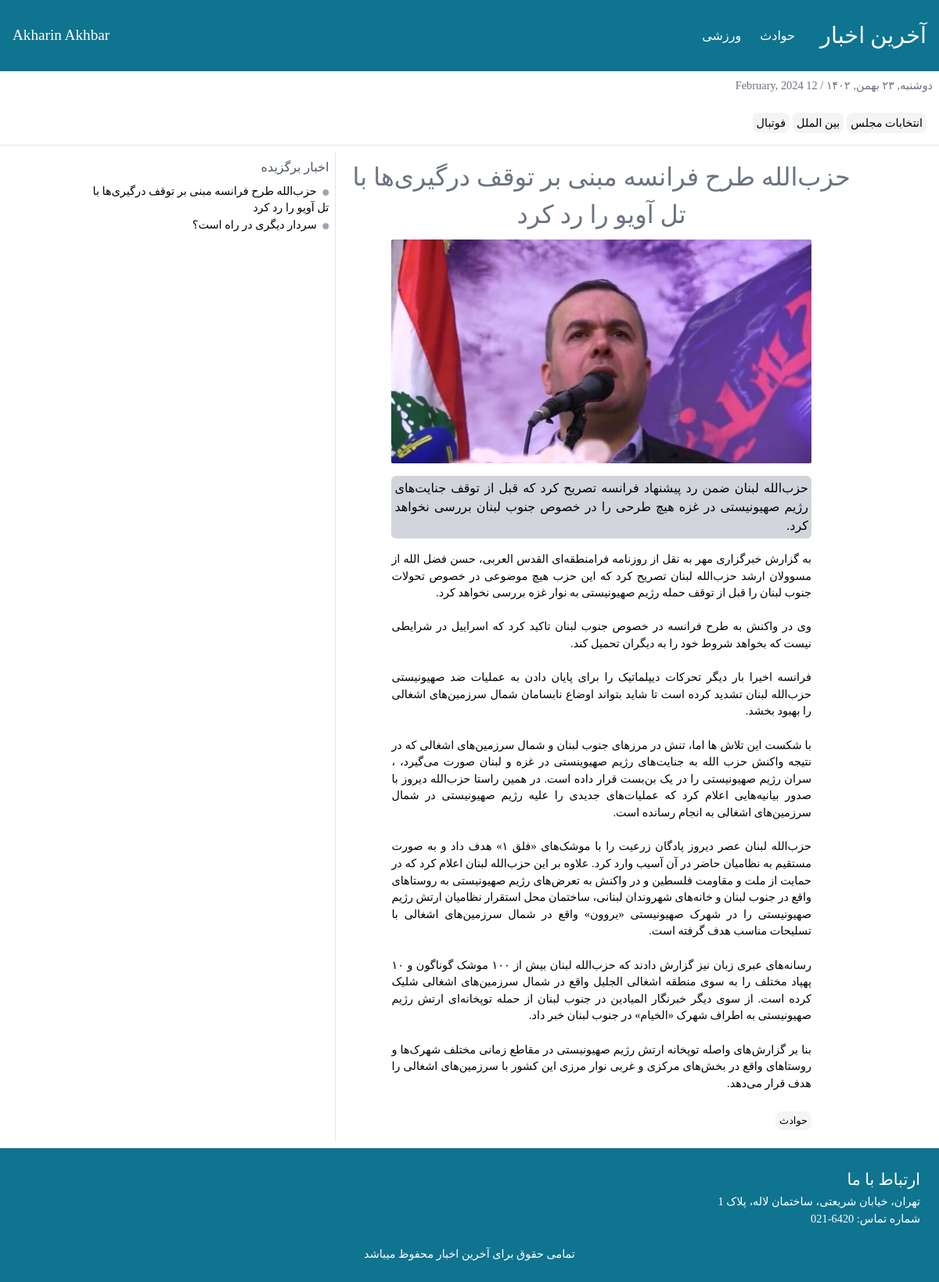
The page /news/1 on the database as committed earlier.
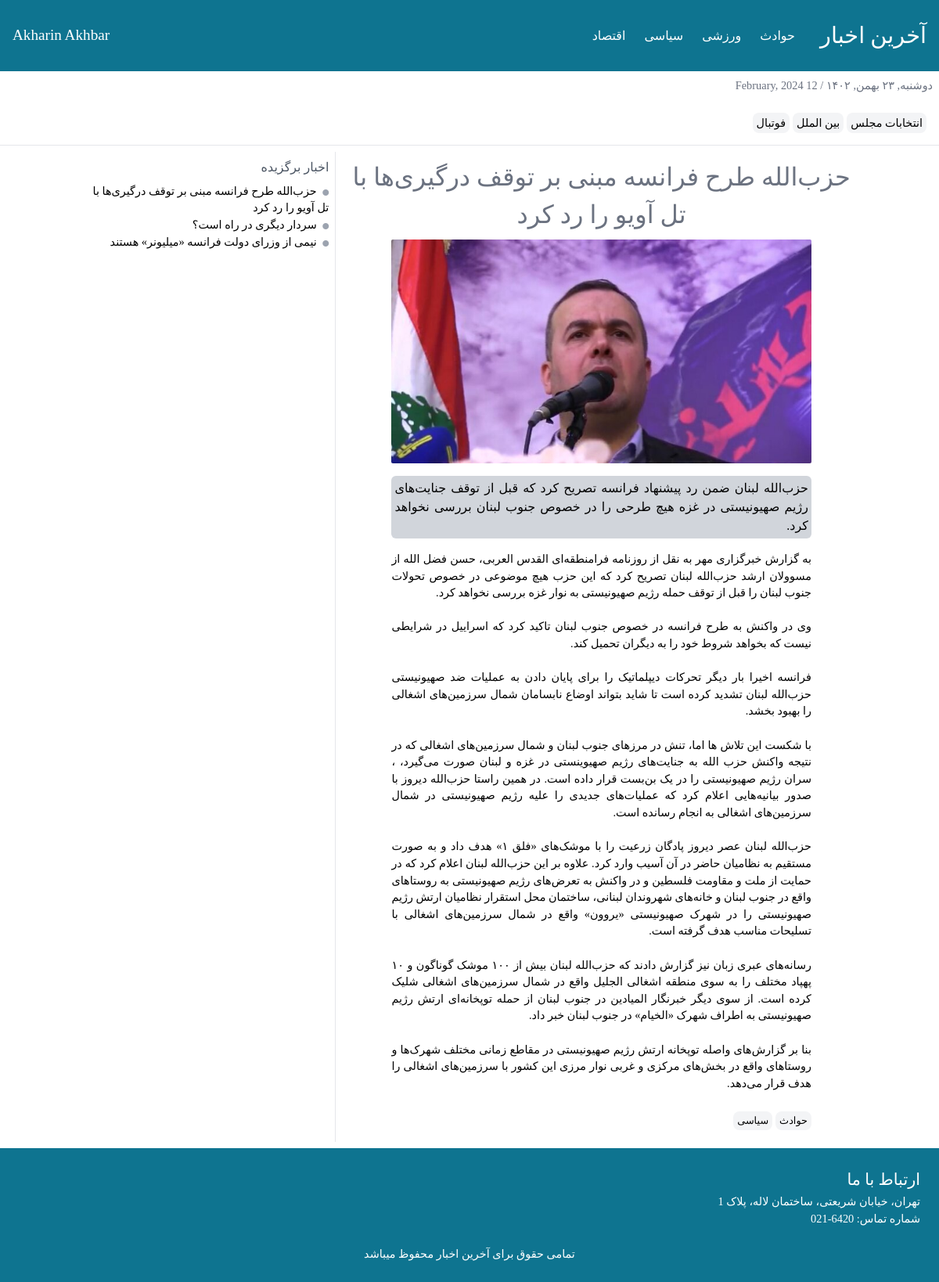
The same page on the database as committed later.
### news/models.py (models this page shows, shortened)
class Category(models.Model):
    title = models.CharField(max_length=250, null=True, blank=True, verbose_name="دسته بندی")
    url = models.CharField(max_length=250, null=True, blank=True, verbose_name="لینک دسته بندی")

class Tag(models.Model):
    title = models.CharField(max_length=250, null=True, blank=True, verbose_name="تگ")
    url = models.CharField(max_length=250, null=True, blank=True, verbose_name="لینک تگ")

class News(models.Model):
    title = models.CharField(max_length=250, null=True, blank=True, verbose_name="عنوان خبر")
    short_description = models.TextField(blank=True, null=True, verbose_name="توضیحات کوتاه")
    description = models.TextField(blank=True, null=True, verbose_name="متن خبر")
    author = models.CharField(max_length=250, null=True, verbose_name="نویسنده خبر")
    created_date = jmodels.jDateTimeField(auto_now_add=True)
    tag = models.ManyToManyField(Tag, verbose_name="تگ خبر")
    category = models.ManyToManyField(Category, verbose_name="دسته بندی")
    status = models.BooleanField(default=False, verbose_name="فعال/غیرفعال")
    selected = models.BooleanField(default=False, verbose_name="خبر برگزیده")
    image = models.ImageField(upload_to='images')

### news/views.py (the view)
# urls.py: path('', include('news.urls', namespace='news'))
def news(request, pk):
    news = News.objects.get(id=pk)
    tags = Tag.objects.all()
    category = Category.objects.all()
    selected = News.objects.filter(selected=True).all()
    return render(request, 'news.html', context={
        'tags': tags,
        'category': category,
        'news': news,
        'selected': selected
    })

### templates/news.html (shortened to what this page needs)
{% load jformat %}
<!DOCTYPE html>
<html lang="fa" dir="rtl">
<head>
    <link rel="stylesheet" href="/static/style/font.css"/>
    <link rel="stylesheet" href="/static/style/tailwind.css"/>
    <link
            rel="stylesheet"
            href="https://cdnjs.cloudflare.com/ajax/libs/font-awesome/6.5.1/css/all.min.css"
/>
</head>
<body class="font-[Azar]">
<header class="bg-cyan-700 p-4 font-[Azar] text-white md:flex items-center justify-between">
    <div class="md:flex items-center gap-x-8">
        <a href="{% url 'news:news' %}"><h1 class="font-[AzarBold] text-[1.8rem] my-2">آخرین اخبار</h1></a>
        <ul class="flex items-center gap-x-6">
            {% for item in category %}
                <a href="{% url 'news:select-category' item.url %}">
                    <li class="cursor-pointer">{{ item.title }}</li>
                </a>
            {% endfor %}
        </ul>
    </div>
    <div>
        <h2 class="font-[AzarBold] text-[1.2rem] hidden md:block">Akharin Akhbar</h2>
    </div>
</header>
<section>
    <span class="block font-[Azar] text-gray-500 text-[0.9rem] m-2">دوشنبه, ۲۳ بهمن, ۱۴۰۲ / 12 February, 2024</span>
    <div class="p-4">
        {% for item in tags %}
            <a href="{% url 'news:select-tag' item.url %}">
                <span
                        class="font-[Azar] rounded-lg cursor-pointer hover:bg-gray-200 border border-transparent hover:border-gray-200 transition-all duration-300 bg-gray-100 text-[0.9rem] p-1 text-center"
                >{{ item.title }}</span
                >
            </a>
        {% endfor %}
    </div>
</section>
<hr/>
<section class="container mx-auto grid grid-cols-1 md:grid-cols-6 p-2 gap-x-1">
    <div class="main-new col-span-4 border-b md:border-none">
        <h2 class="text-center text-[2rem] font-[AzarBold] text-gray-500 my-2">{{ news.title }}</h2>
        <img src="{{ news.image.url }}" alt="" class="w-[80%] block mx-auto rounded-sm"/>
        <p class="mx-auto block text-justify w-[80%] my-4 bg-gray-300 p-1 rounded-md">
            {{ news.short_description }}
        </p>
        <p class="text-[0.9rem] w-[80%] mx-auto text-justify">
            {{ news.description | linebreaksbr }}
        </p>
        <div class="mx-auto w-[80%] my-4">
            {% for cat in news.category.all %}
                <span
                        class="font-[Azar] text-[0.8rem] rounded-lg cursor-pointer hover:bg-gray-200 border border-transparent hover:border-gray-200 transition-all duration-300 bg-gray-100 p-1 text-center"
                >{{ cat.title }}</span
                >
            {% endfor %}
        </div>
    </div>
    <div class="end-news col-span-2 md:border-r p-2">
        <h4 class="text-gray-600 text-[1rem]">اخبار برگزیده</h4>
        <ul class="my-2">
            {% for item in selected %}
                <li class="text-[0.9rem]">
                    <i class="fas fa-circle text-[0.5rem] text-gray-400"></i>
                    <a href="{% url 'news:select-news' item.id %}" class="hover:text-red-600 p-1">{{ item.title }}</a>
                </li>
            {% endfor %}
        </ul>
    </div>
</section>
<footer class="bg-cyan-700 p-6">
    <h2 class="text-[1.3rem] font-[AzarBold] text-white">ارتباط با ما</h2>
    <span class="text-[0.9rem] text-white">تهران، خیابان شریعتی، ساختمان لاله، پلاک 1</span>
    <span class="text-[0.9rem] text-white block">شماره تماس: 6420-021</span>
    <span class="mx-auto text-white text-[0.9rem] block text-center mt-6">تمامی حقوق برای آخرین اخبار محفوظ میباشد</span>
</footer>
</body>
</html>

Rows that differ between the two databases and show on the page:
added Category: title "سیاسی"
added Category: title "اقتصاد", shown under "آخرین اخبار"
added News: title "نیمی از وزرای دولت فرانسه «میلیونر» هستند"
